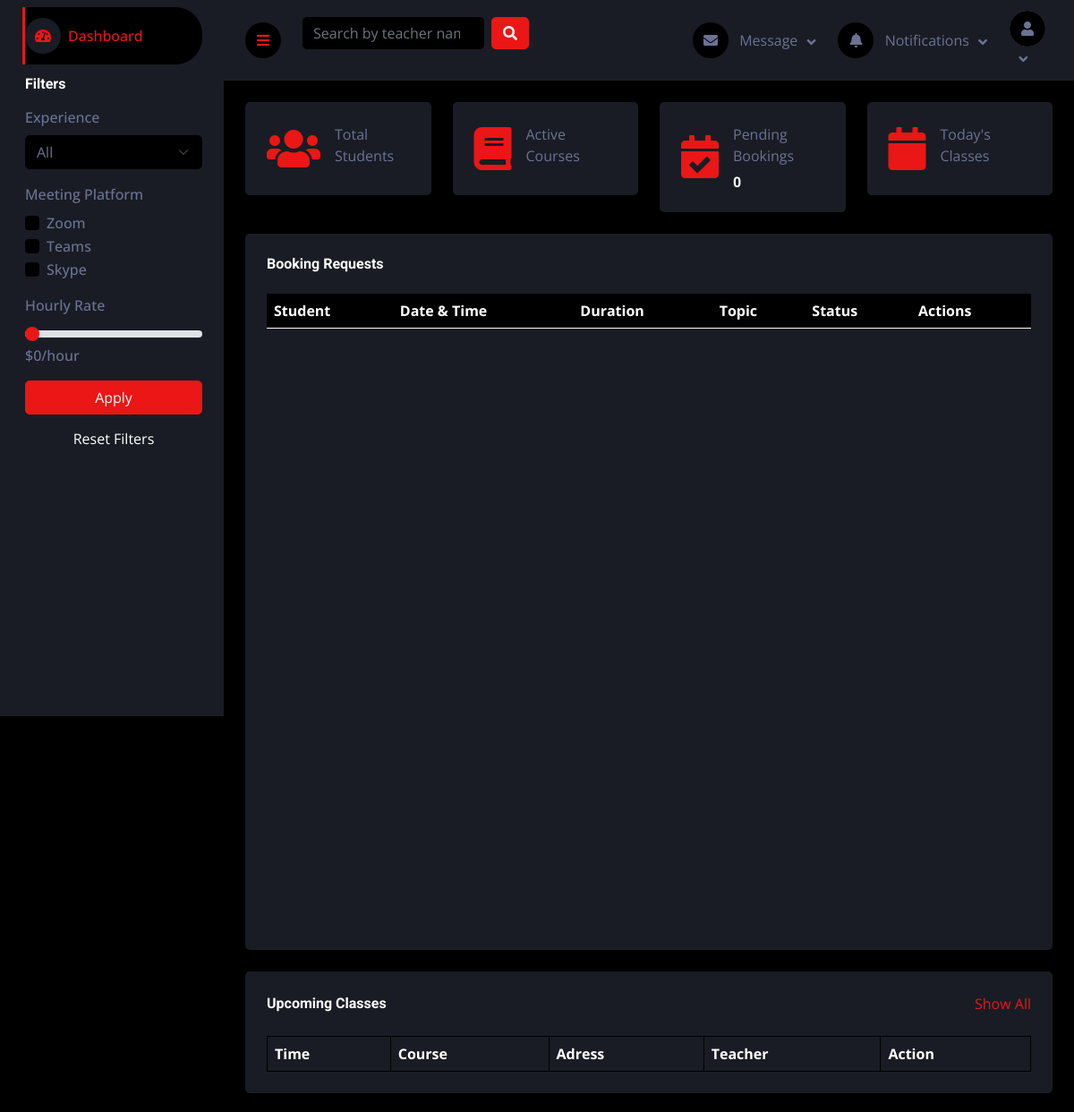
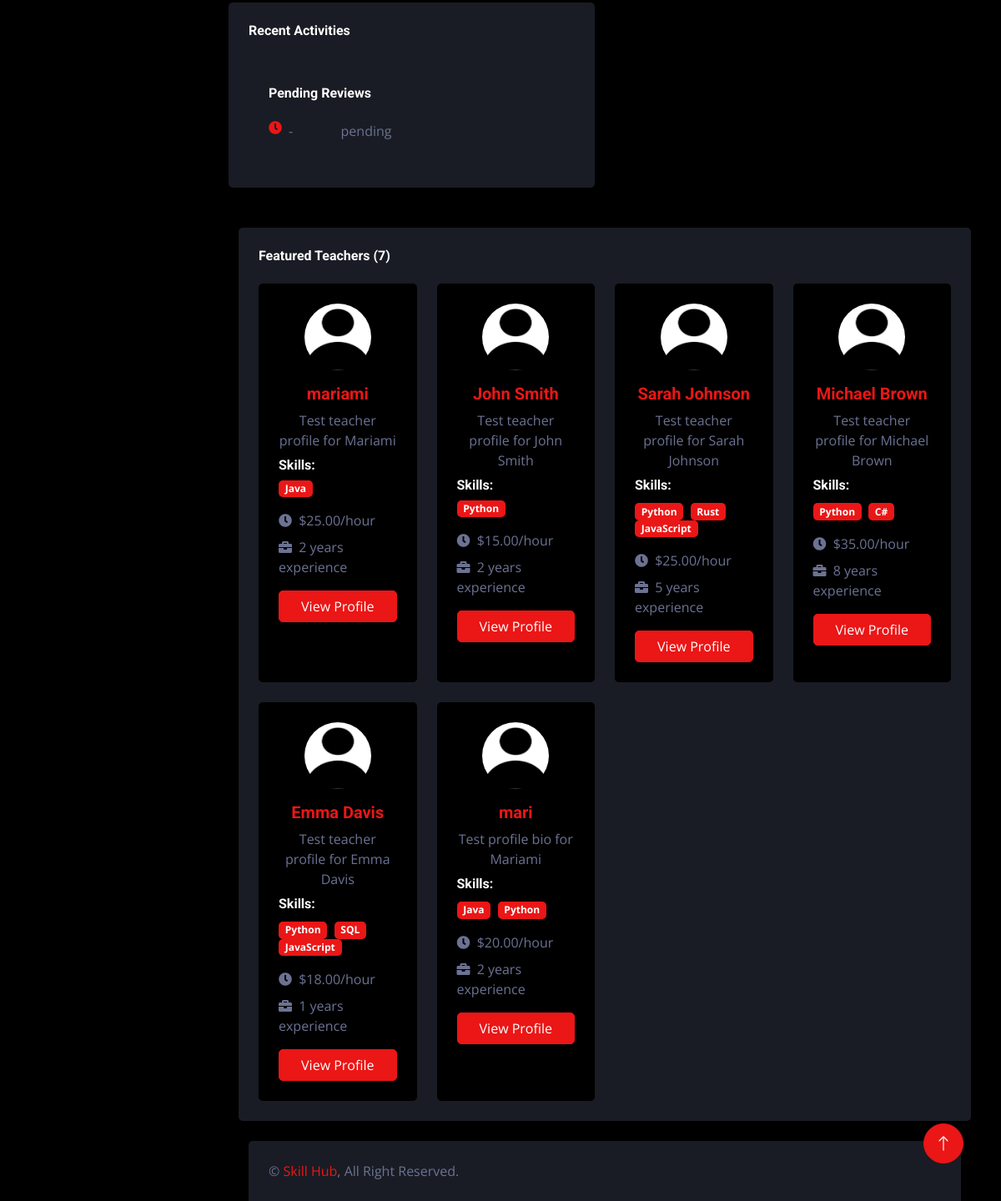
/teaching/featured-teachers/, run on the app's committed database (2 pictures, top to bottom).
### teaching/models.py (models this page shows, shortened)
class TeacherProfile(models.Model):
    user = models.OneToOneField(settings.AUTH_USER_MODEL, on_delete=models.CASCADE, related_name='teacher_profile')
    profile_picture = models.ImageField(upload_to='profile_pictures/', blank=True, null=True)
    bio = models.TextField(null=True, blank=True)
    skills = models.ManyToManyField(Skill, blank=True)
    hourly_rate = models.DecimalField(max_digits=6, decimal_places=2, default=0.0)
    communication_methods = models.JSONField(default=list, blank=True)
    experience_years = models.PositiveIntegerField(default=0)
    rating = models.FloatField(default=0, validators=[MinValueValidator(0), MaxValueValidator(5)])
    total_reviews = models.PositiveIntegerField(default=0)
    join_date = models.DateField(auto_now_add=True)

class Skill(models.Model):
    name = models.CharField(max_length=100)
    description = models.TextField(blank=True, null=True)
    def __str__(self):
        return self.name

### users/models.py (models this page shows, shortened)
class User(AbstractUser):
    ROLES = (
        ('student', 'Student'),
        ('teacher', 'Teacher'),
    )
    role = models.CharField(max_length=10, choices=ROLES)
    bio = models.TextField(blank=True, null=True)
    profile_picture = models.ImageField(upload_to='profile_pictures/', blank=True, null=True)
    date_joined = models.DateTimeField(auto_now_add=True)
    updated_at = models.DateTimeField(auto_now=True)
    class Meta:
        verbose_name = 'User'
        verbose_name_plural = 'Users'

### teaching/views.py (the view)
# urls.py: path('featured-teachers/', views.featured_teachers_view, name='featured_teachers'),
def featured_teachers_view(request):
    try:
        all_teachers = TeacherProfile.objects.select_related('user').prefetch_related('skills').all()
        context = {
            'featured_teachers': all_teachers,
            'total_teachers': all_teachers.count()
        }
        return render(request, 'teaching/dash_teacher.html', context)
    except Exception as e:
        messages.error(request, f"An error occurred: {str(e)}")
        return render(request, 'teaching/dash_teacher.html', {'featured_teachers': []})

### bookings/context_processors.py (called while the page is built)
def unread_notifications(request):
    if request.user.is_authenticated:
        notifications = Notification.objects.filter(recipient=request.user, is_read=False)
        return {'notifications': notifications}
    return {'notifications': []}

### users/context_processors.py (called while the page is built)
def navbar_data(request):
    if request.user.is_authenticated:
        messages = Message.objects.filter(receiver=request.user).order_by('-timestamp')[:5]
        notifications = Notification.objects.filter(user=request.user).order_by('-timestamp')[:5]
        return {'messages': messages, 'notifications': notifications}
    return {}

### teaching/templates/teaching/dash_teacher.html (shortened to what this page needs)
{% extends 'base.html' %}
    {% block content %}
    {% include 'components/sidebar.html' %}
    <div class="container-fluid pt-4 px-4">
        <div class="row g-4">
            <div class="col-sm-6 col-xl-3">
                <div class="bg-secondary rounded d-flex align-items-center p-4">
                    <i class="fa fa-users fa-3x text-primary"></i>
                    <div class="ms-3">
                        <p class="mb-2">Total Students</p>
                    </div>
                </div>
            </div>
            <div class="col-sm-6 col-xl-3">
                <div class="bg-secondary rounded d-flex align-items-center p-4">
                    <i class="fa fa-book fa-3x text-primary"></i>
                    <div class="ms-3">
                        <p class="mb-2">Active Courses</p>
                    </div>
                </div>
            </div>
            <div class="col-sm-6 col-xl-3">
                <div class="bg-secondary rounded d-flex align-items-center p-4">
                    <i class="fa fa-calendar-check fa-3x text-primary"></i>
                    <div class="ms-3">
                        <p class="mb-2">Pending Bookings</p>
                        <h6 class="mb-0">{{ bookings|length }}</h6>
                    </div>
                </div>
            </div>
            <div class="col-sm-6 col-xl-3">
                <div class="bg-secondary rounded d-flex align-items-center p-4">
                    <i class="fa fa-calendar fa-3x text-primary"></i>
                    <div class="ms-3">
                        <p class="mb-2">Today's Classes</p>
                    </div>
                </div>
            </div>
        </div>
    </div>
    {% include 'components/booking_management.html' %}
    {% include 'components/upcoming_classes.html' %}
    {% include 'components/assignments_status.html' %}
    {% include 'components/featured_teachers.html' %}
    {% endblock %}

### templates/components/featured_teachers.html
{% load static %}
<div class="container-fluid pt-4 px-4">
    <div class="bg-secondary rounded p-4">
        <h6 class="mb-4">Featured Teachers ({{ total_teachers }})</h6>
        {% if featured_teachers %}
            <div class="row g-4">
                {% for teacher in featured_teachers %}
                    <div class="col-sm-6 col-xl-3">
                        <div class="bg-dark rounded p-4 h-100">
                            <div class="text-center mb-3">
                                {% if teacher.profile_picture %}
                                    <img class="rounded-circle" src="{{ teacher.profile_picture.url }}" alt="Teacher Image" style="width: 80px; height: 80px;">
                                {% else %}
                                    <img class="rounded-circle" src="{% static 'img/img.png' %}" alt="Default" style="width: 80px; height: 80px;">
                                {% endif %}
                            </div>
                            <h5 class="text-center text-primary mb-2">
                                {{ teacher.user.get_full_name|default:teacher.user.username }}
                            </h5>
                            <p class="text-center mb-2">
                                {{ teacher.bio|default:"No bio available"|truncatewords:10 }}
                            </p>
                            <div class="mb-3">
                                <h6 class="mb-2">Skills:</h6>
                                {% if teacher.skills.all %}
                                    {% for skill in teacher.skills.all %}
                                        <span class="badge bg-primary me-1">{{ skill }}</span>
                                    {% endfor %}
                                {% else %}
                                    <span class="text-muted">No skills listed</span>
                                {% endif %}
                            </div>
                            <div class="mb-2">
                                <i class="fa fa-clock me-1"></i>
                                <span>${{ teacher.hourly_rate|default:"Not set" }}/hour</span>
                            </div>
                            <div class="mb-2">
                                <i class="fa fa-briefcase me-1"></i>
                                <span>{{ teacher.experience_years|default:"0" }} years experience</span>
                            </div>
                            <a href="{% url 'teacher_profile' teacher.id %}" class="btn btn-primary w-100 mt-2">View Profile</a>
                        </div>
                    </div>
                {% endfor %}
            </div>
        {% else %}
            <div class="alert alert-info">
                No teachers found at this time.
            </div>
        {% endif %}
    </div>
</div>

### static/css/style.css (style rules this page uses)
:root { --primary: #EB1616; --secondary: #191C24; --light: #6C7293; --dark: #000000; }
.btn { transition: .5s; }

### data on the page
TeacherProfile: user.get_full_name "mariami", bio "Test teacher profile for Mariami", hourly_rate "25.00", experience_years "2"
Skill: name "Java"
TeacherProfile: user.get_full_name "John Smith", bio "Test teacher profile for John Smith", hourly_rate "15.00", experience_years "2"
Skill: name "Python"
TeacherProfile: user.get_full_name "Sarah Johnson", bio "Test teacher profile for Sarah Johnson", hourly_rate "25.00", experience_years "5"
Skill: name "Rust"
Skill: name "JavaScript"
TeacherProfile: user.get_full_name "Michael Brown", bio "Test teacher profile for Michael Brown", hourly_rate "35.00", experience_years "8"
Skill: name "C#"
TeacherProfile: user.get_full_name "Emma Davis", bio "Test teacher profile for Emma Davis", hourly_rate "18.00", experience_years "1"
Skill: name "SQL"
TeacherProfile: user.get_full_name "mari", bio "Test profile bio for Mariami", hourly_rate "20.00", experience_years "2"

### other printed values
{{ bookings|length }} "0"
{{ total_teachers }} "7"
